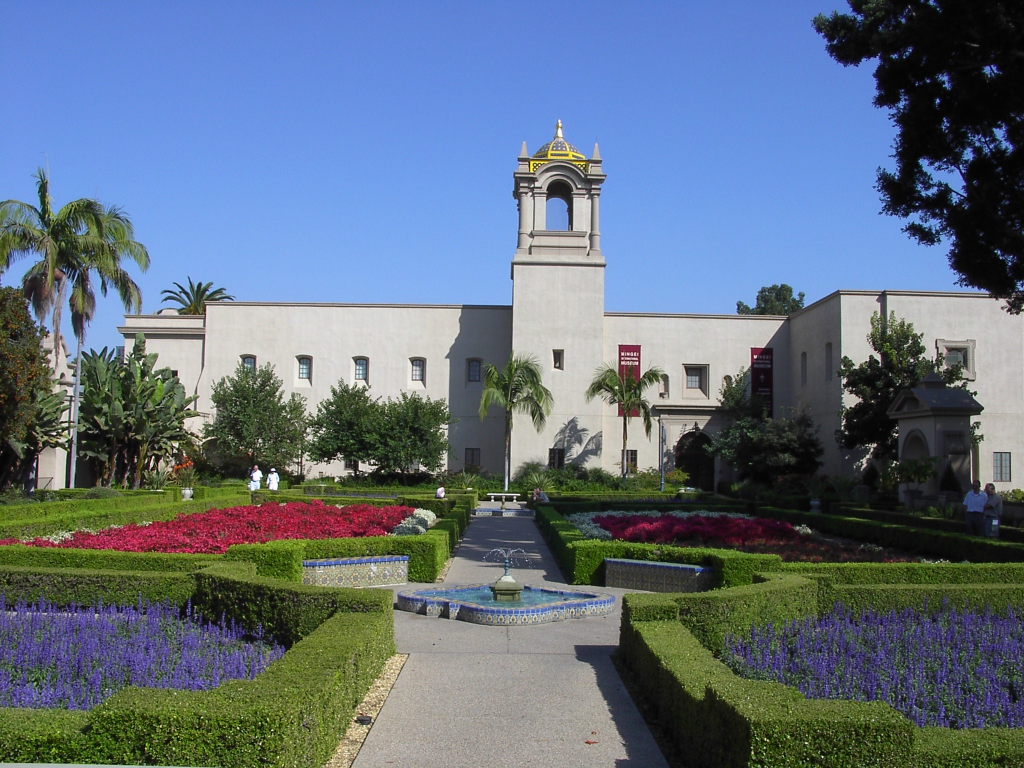
#> input picture TP1/jpeg420exif.jpg, 2048 x 1536 px (shown at 1/2 size)
$ jupyter execute --allow-errors TP1.ipynb
#> lines starting #> are read from the running program, lines starting #| are printed output that depends on the picture
[cell 1]
import numpy as np
import matplotlib.pyplot as py

import os
import imutils

def predictive_encode_text(text):
#> called with text = 'ASDASDFMASDMASDASDASDASDASDMASDMKASDKASD'
    errors = np.zeros(len(text), dtype=np.int8)
    prediction = 0

    for i in range(len(text)):
        value = ord(text[i])
        errors[i] = value - prediction
        prediction = value

    return errors

def predictive_decode_text(encoded_errors):
    prediction = 0
    decoded_message = ['\0' for chr in encoded_errors]

    for i in range(len(encoded_errors)):
        value = encoded_errors[i] + prediction
        prediction = value
        decoded_message[i] = chr(value)

    return "".join(decoded_message)

def rgb2gray(rgb):
    return np.dot(rgb[:,:], [0.299, 0.587, 0.114])

def read_image_to_gray(file_location):
#> called with file_location = 'jpeg420exif.jpg'
    image_read = py.imread(file_location)
#> image_read is the input picture: shape (1536, 2048, 3); mean R, G, B 97.2, 111.8, 127.5
    image = image_read.astype('float')
    image = rgb2gray(image)
#> in rgb2gray, `return np.dot(rgb[:,:], [0.299, 0.587, 0.114])`:
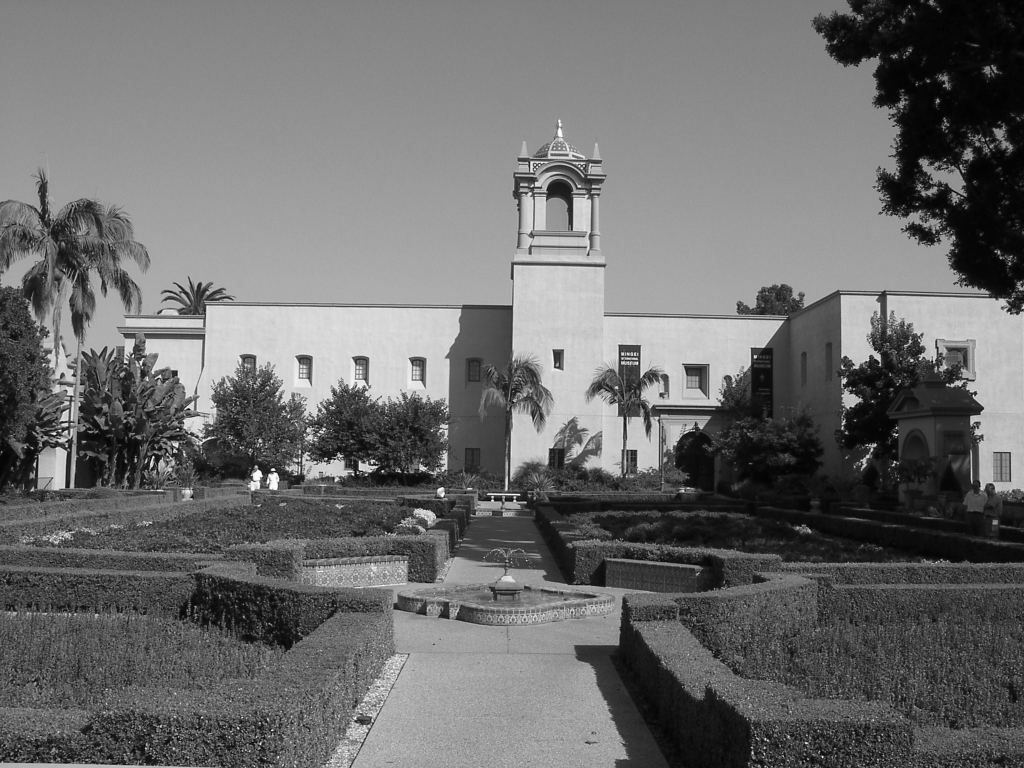
#> returned value: shape (1536, 2048) float64 (shown at 1/2 size); min 0.299, max 255, mean 109.2
    greyed_image = image.astype('uint8')
    return greyed_image

# Adapted from 'Codage predictif sur image' from INF8770
def predictive_encode_image(image):
    image_row_count = len(image)
#> image_row_count = 1536
    image_column_count = len(image[0])
#> image_column_count = 2048
    # Add an additional row and column of zeroes to simplify computations
    additional_column = [[0] for row in image]
#> additional_column = 1536 items, first 6: [0], [0], [0], [0], [0], [0]
    image = np.column_stack((additional_column, image))
#> image: shape (1536, 2049) int64
    additional_row = np.zeros(len(image[0]))
#> additional_row = 2049 values from 0 to 0
    image = np.row_stack((additional_row, image))
#> image: shape (1537, 2049) float64

    # Prediction matrix to guess the value of a pixel from its nearest neighbors
    prediction_matrix = [[0.33, 0.33], [0.33, 0.0]]

    errors = np.zeros((image_row_count, image_column_count), dtype=np.int8)

    for y in range(1, image_row_count + 1):
        for x in range(1, image_column_count + 1):
            prediction = image[y-1][x-1] * prediction_matrix[0][0] + \
                image[y-1][x] * prediction_matrix[0][1] + \
                image[y][x-1] * prediction_matrix[1][0]
            errors[y - 1][x - 1] = prediction - image[y][x]
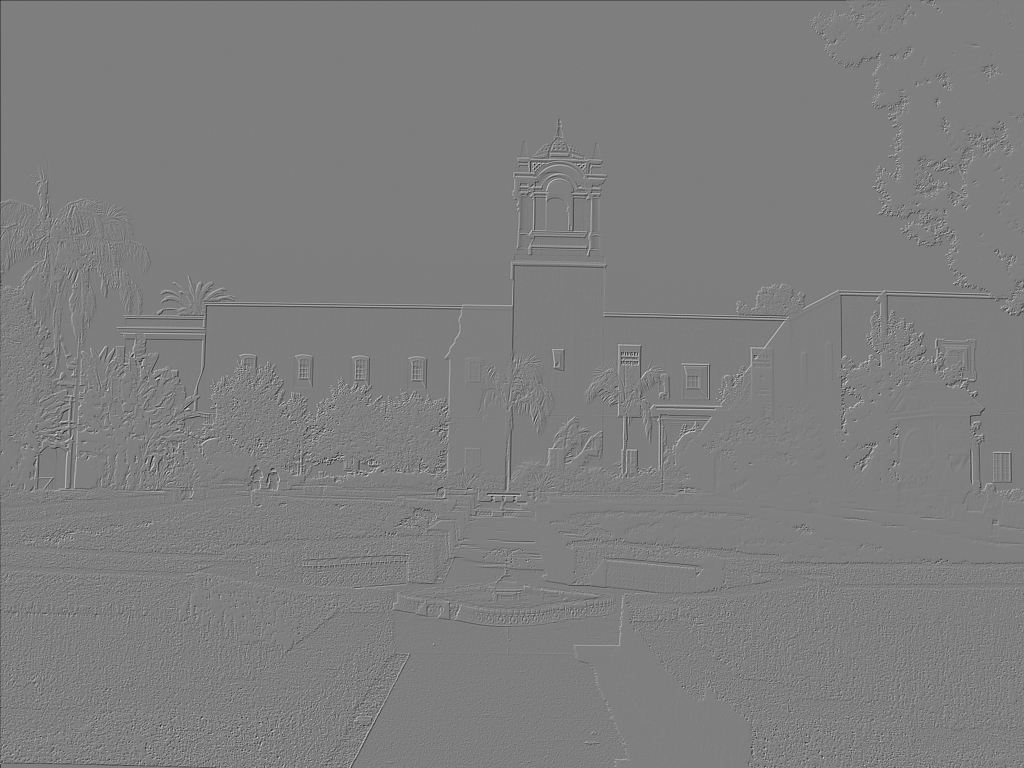
#> errors: shape (1536, 2048) int8 (shown at 1/2 size); min -125, max 125, mean -1; drawn with min black and max white

    return errors


def predictive_decode_image(image_errors):
    image_row_count = len(image_errors)
#> image_row_count = 1536
    image_column_count = len(image_errors[0])
#> image_column_count = 2048

    # Prediction matrix to guess the value of a pixel from its nearest neighbors
    prediction_matrix = [[0.33, 0.33], [0.33, 0.0]]

    # Add an additional row and column of zeroes to simplify computations
    image = np.zeros((image_row_count + 1, image_column_count + 1), dtype=np.int8)

    for y in range(1, image_row_count + 1):
        for x in range(1, image_column_count + 1):
            prediction = image[y-1][x-1] * prediction_matrix[0][0] + \
                image[y-1][x] * prediction_matrix[0][1] + \
                image[y][x-1] * prediction_matrix[1][0]
            image[y][x] = prediction - image_errors[y - 1][x - 1]
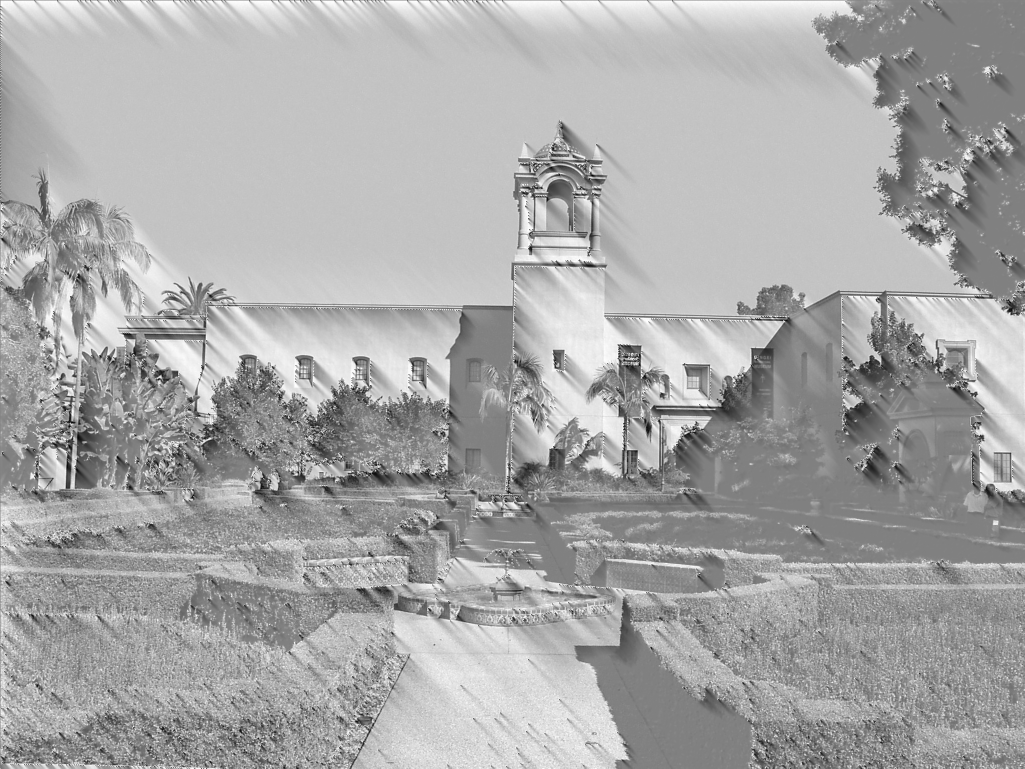
#> image: shape (1537, 2049) int8 (shown at 1/2 size); min -128, max 127, mean 39.6; drawn with min black and max white

    return image[1:, 1:]

[cell 2]
from anytree import Node, RenderTree, PreOrderIter, AsciiStyle

def huffman_encode_1D(text):
    #Liste qui sera modifié jusqu'à ce qu'elle contienne seulement la racine de l'arbre
    ArbreSymb =[[text[0], np.count_nonzero(text == text[0]), Node(text[0])]]
    #dictionnaire obtenu à partir de l'arbre.
    dictionnaire = [[text[0], '']]
    nbsymboles = 1

    #Recherche des feuilles de l'arbre
    for i in range(1,len(text)):
        if not list(filter(lambda x: x[0] == text[i], ArbreSymb)):
            ArbreSymb += [[text[i], np.count_nonzero(text == text[i]), Node(text[i])]]
            dictionnaire += [[text[i], '']]
            nbsymboles += 1

    longueurOriginale = np.ceil(np.log2(nbsymboles))*len(text)

    ArbreSymb = sorted(ArbreSymb, key=lambda x: x[1])

    while len(ArbreSymb) > 1:
        #Fusion des noeuds de poids plus faibles
        symbfusionnes = ArbreSymb[0][0] + ArbreSymb[1][0]
        #Création d'un nouveau noeud
        noeud = Node(symbfusionnes)
        temp = [symbfusionnes, ArbreSymb[0][1] + ArbreSymb[1][1], noeud]
        #Ajustement de l'arbre pour connecter le nouveau avec ses parents
        ArbreSymb[0][2].parent = noeud
        ArbreSymb[1][2].parent = noeud
        #Enlève les noeuds fusionnés de la liste de noeud à fusionner.
        del ArbreSymb[0:2]
        #Ajout du nouveau noeud à la liste et tri.
        ArbreSymb += [temp]

    ArbreSymb = sorted(ArbreSymb, key=lambda x: x[1])

    while len(ArbreSymb) > 1:
        #Fusion des noeuds de poids plus faibles
        symbfusionnes = ArbreSymb[0][0] + ArbreSymb[1][0]
        #Création d'un nouveau noeud
        noeud = Node(symbfusionnes)
        temp = [symbfusionnes, ArbreSymb[0][1] + ArbreSymb[1][1], noeud]
        #Ajustement de l'arbre pour connecter le nouveau avec ses parents
        ArbreSymb[0][2].parent = noeud
        ArbreSymb[1][2].parent = noeud
        #Enlève les noeuds fusionnés de la liste de noeud à fusionner.
        del ArbreSymb[0:2]
        #Ajout du nouveau noeud à la liste et tri.
        ArbreSymb += [temp]

        ArbreSymb = sorted(ArbreSymb, key=lambda x: x[1])

    ArbreCodes = Node('')
    noeud = ArbreCodes
    #print([node.name for node in PreOrderIter(ArbreSymb[0][2])])
    parcoursprefix = [node for node in PreOrderIter(ArbreSymb[0][2])]
    parcoursprefix = parcoursprefix[1:len(parcoursprefix)] #ignore la racine

    Prevdepth = 0 #pour suivre les mouvements en profondeur dans l'arbre
    for node in parcoursprefix:  #Liste des noeuds
        if Prevdepth < node.depth: #On va plus profond dans l'arbre, on met un 0
            temp = Node(noeud.name + '0')
            noeud.children = [temp]
            if node.children: #On avance le "pointeur" noeud si le noeud ajouté a des enfants.
                noeud = temp
        elif Prevdepth == node.depth: #Même profondeur, autre feuille, on met un 1
            temp = Node(noeud.name + '1')
            noeud.children = [noeud.children[0], temp]  #Ajoute le deuxième enfant
            if node.children: #On avance le "pointeur" noeud si le noeud ajouté a des enfants.
                noeud = temp
        else:
            for i in range(Prevdepth-node.depth): #On prend une autre branche, donc on met un 1
                noeud = noeud.parent #On remontre dans l'arbre pour prendre la prochaine branche non explorée.
            temp = Node(noeud.name + '1')
            noeud.children = [noeud.children[0], temp]
            if node.children:
                noeud = temp

        Prevdepth = node.depth

    ArbreSymbList = [node for node in PreOrderIter(ArbreSymb[0][2])]
    ArbreCodeList = [node for node in PreOrderIter(ArbreCodes)]

    for i in range(len(ArbreSymbList)):
        if ArbreSymbList[i].is_leaf: #Génère des codes pour les feuilles seulement
            temp = list(filter(lambda x: x[0] == ArbreSymbList[i].name, dictionnaire))
            if temp:
                indice = dictionnaire.index(temp[0])
                dictionnaire[indice][1] = ArbreCodeList[i].name

    textCode = []
    longueur = 0
    for i in range(len(text)):
        substitution = list(filter(lambda x: x[0] == text[i], dictionnaire))
        textCode += [substitution[0][1]]
        longueur += len(substitution[0][1])

    decode_dictionary = dict((v,k) for k,v in dictionnaire)
    return textCode, decode_dictionary

def huffman_decode_1D(text, dictionnary):
    return [dictionnary[c] for c in text]

def huffman_encode_2D(image):
    return huffman_encode_1D(np.array(image).flatten())

def huffman_decode_2D(image, dictionnary, x, y):
    return np.array(huffman_decode_1D(image, dictionnary)).reshape((x, y))

[cell 3]
message = "ASDASDFMASDMASDASDASDASDASDMASDMKASDKASD"
print(message)

#> (a cell that did not finish here is left out)

#> (a cell that did not finish here is left out)

[cell 6]
coded = predictive_encode_text(message)
print(coded)

[cell 7]
decoded = predictive_decode_text(coded)
print(decoded)

[cell 8]
image = read_image_to_gray('jpeg420exif.jpg')

image_errors = predictive_encode_image(image)
image_decoded = predictive_decode_image(image_errors)

hist, intervalles = np.histogram(image_errors, bins=100)
#> hist = 100 values, max 888285 at index 50, min 0 at index 96, mean 31457.3; intervalles = 101 values from -125 to 125
py.bar(intervalles[:-1], hist, width = 2)
py.xlim(min(intervalles)-1, max(intervalles))
py.show()
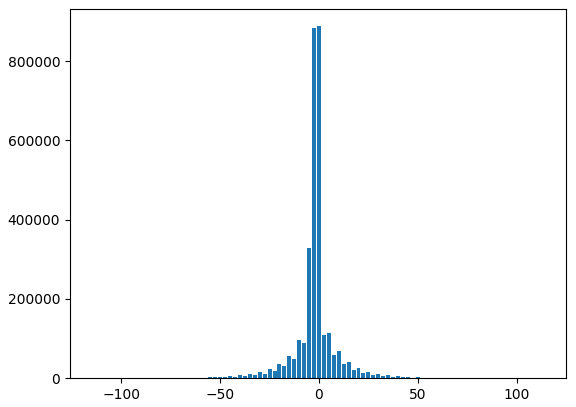
#> figure drawn by matplotlib, 1 panel; tallest bar 888285 high, from x = -1 to 1

py.imshow(image_errors.astype('uint8'), cmap = py.get_cmap('gray'))
py.show()
